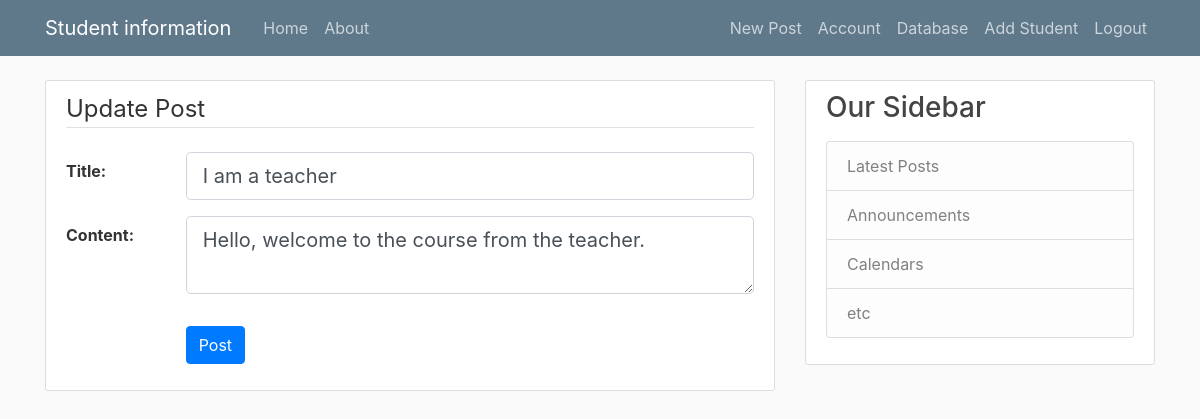
Screenshot of /post/13/update (signed in) with the database file from the repository.
### pythonproject/models.py (models this page shows, shortened)
class Post (db.Model):
    id  = db.Column(db.Integer, primary_key=True)
    title = db.Column(db.String(100), nullable=False)
    date_posted = db.Column(db.DateTime, nullable=False, default=datetime.utcnow)
    content = db.Column(db.Text, nullable=False)
    user_id = db.Column(db.Integer, db.ForeignKey('user.id'), nullable=False)

### pythonproject/posts/routes.py (the view)
@posts.route("/post/<int:post_id>/update", methods=['GET', 'POST'])
@login_required
def update_post(post_id):
    post = Post.query.get_or_404(post_id)
    if post.author != current_user:
        abort(403)
    form = PostForm()
    if form.validate_on_submit():
        post.title = form.title.data
        post.content = form.content.data
        db.session.commit()
        flash('Your post has been updated!', 'success')
        return redirect(url_for('posts.post', post_id=post.id))
    elif request.method == 'GET':
        form.title.data = post.title
        form.content.data = post.content
    return render_template('create_post.html', title='Update Post',
                           form=form, legend='Update Post')

### pythonproject/posts/forms.py
class PostForm(FlaskForm):
    title = StringField('Title', validators=[DataRequired()])
    content = TextAreaField('Content', validators=[DataRequired()])
    submit = SubmitField('Post')

### pythonproject/models.py (called while the page is built)
@login_manager.user_loader
def load_user(user_id):
    return User.query.get(int(user_id))

### pythonproject/templates/create_post.html (shortened to what this page needs)
{% extends 'layout.html' %}
{% block content %}
<div class="content-section">
    <form method="POST" action="">
        <fieldset class="form-group">
            <legend class="border-bottom mb-4">{{ legend }}</legend>
            <div class="form-group row">
                <label for="{{ form.title.id }}" class="col-sm-2 col-form-label font-weight-bold">{{ form.title.label.text }}:</label>
                <div class="col-sm-10">
                    {% if form.title.errors %}
                        {{ form.title(class="form-control form-control-lg is-invalid") }}
                        <div class="invalid-feedback">
                            {% for error in form.title.errors %}
                                <span>{{ error }}</span>
                            {% endfor %}
                        </div>
                    {% else %}
                        {{ form.title(class="form-control form-control-lg") }}
                    {% endif %}
                </div>
            </div>
            <div class="form-group row">
                <label for="{{ form.content.id }}" class="col-sm-2 col-form-label font-weight-bold">{{ form.content.label.text }}:</label>
                <div class="col-sm-10">
                    {% if form.content.errors %}
                        {{ form.content(class="form-control form-control-lg is-invalid") }}
                        <div class="invalid-feedback">
                            {% for error in form.content.errors %}
                                <span>{{ error }}</span>
                            {% endfor %}
                        </div>
                    {% else %}
                        {{ form.content(class="form-control form-control-lg") }}
                    {% endif %}
                </div>
            </div>
        </fieldset>
        <div class="form-group row">
            <div class="offset-sm-2 col-sm-10">
                {{ form.submit(class="btn btn-primary") }}
            </div>
        </div>
    </form>
</div>
{% endblock content %}

### pythonproject/static/main.css (style rules this page uses)
body { background: #fafafa; color: #333333; margin-top: 5rem; }
.content-section { background: #ffffff; padding: 10px 20px; border: 1px solid #dddddd; border-radius: 3px; margin-bottom: 20px; }

### rows the page displays
Post: title "I am a teacher", content "Hello, welcome to the course from the teacher."

### other values shown
{{ legend }} "Update Post"
